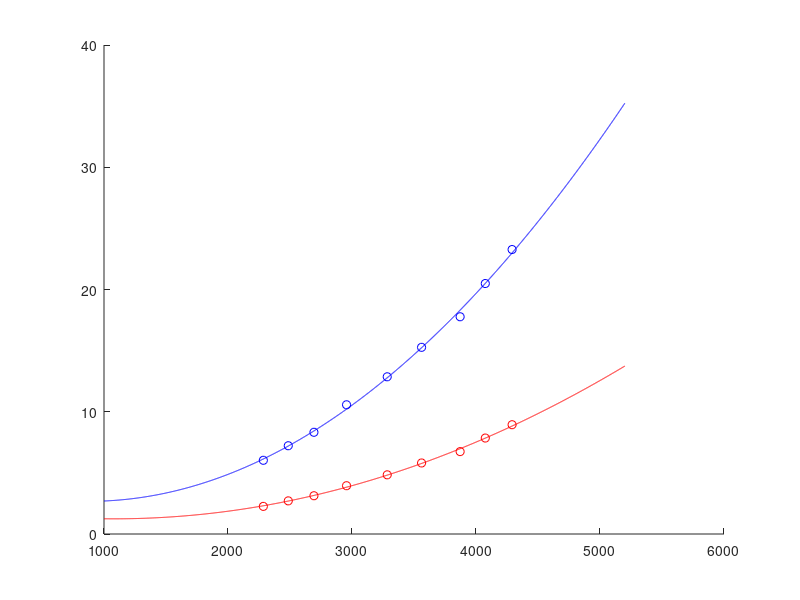

This figure's MATLAB source: (Note: this script raises an error after producing the figure.)
clear; close all;clc;

rpm = [2285,2486,2693,2956,3284,3561,3872,4075,4291];
thrust = [6.03,7.22,8.32,10.57,12.86,15.27,17.77,20.49,23.27];
Torque = [2.26,2.71,3.13,3.95,4.84,5.81,6.74,7.85,8.94];
max_rpm = 5200;

% rpm = [1750,2474,3148,3745,4367,4878,5328,5718,6088];
% thrust = [0.70,1.46,2.40,3.41,4.67,5.87,7.16,8.25,9.35];
% Torque = [0.2,0.39,0.62,0.88,1.21,1.52,1.84,2.14,2.42];
% max_rpm = 6700;
% P = T*rpm/9.5488



c_thrust = polyfit(rpm,thrust,2);
c_torque = polyfit(rpm,Torque,2);


rpm_range= 1000:max_rpm;
thrust_model = zeros(1,length(rpm_range));
Torque_model = zeros(1,length(rpm_range));
for i = 1:length(rpm_range)
    thrust_model(i)= c_thrust(1)*rpm_range(i)^2 + c_thrust(2)*rpm_range(i) + c_thrust(3) ;
    Torque_model(i) = c_torque(1)*rpm_range(i)^2 + c_torque(2)*rpm_range(i) + c_torque(3) ;
    
end


%% max thrust 
c = 9.5488;
Thrust_max =c_thrust(1)*max_rpm^2 + c_thrust(2)*max_rpm + c_thrust(3);
Torque_max =c_torque(1)*max_rpm^2 + c_torque(2)*max_rpm + c_torque(3);
P_max = max_rpm * Torque_max / c; 

Thrust_max_N = Thrust_max * 9.81;
%% thrust cruise
thrust_required_N = 80; % N
thrust_required = thrust_required_N / 9.81;

a = thrust_model-thrust_required;
minimum = min(abs(a));
index = find(abs(a)==minimum);
rpm_cruise = rpm_range(index);
T = Torque_model(index);
Torque_cruise = c_torque(1)*rpm_cruise^2 + c_torque(2)*rpm_cruise + c_torque(3);
P_cruise = rpm_cruise * Torque_cruise / c;

%% figure

figure(1)
hold on
plot(rpm,thrust,'o','Color', 'b')
plot(rpm,Torque,'o','Color','r')
plot(rpm_range,thrust_model,'b')
plot(rpm_range,Torque_model,'r')
%plot(rpm_max,Thrust_max,'x','color','b')
%plot(rpm_max,Torque_max,'x','color','r')
xline(max_rpm)
%yline(thrust_required)
title('Thrust and torque over RPM Folding Propeller 32x10.6 CCW 2B MC - puller')
ylabel('Thrust [kgf] - Torque [Nm]')
xlabel('RPM')
legend('Thrust measured','Torque measured','Thrust model','Torque model','Max rpm', 'location','northwest')
hold off


